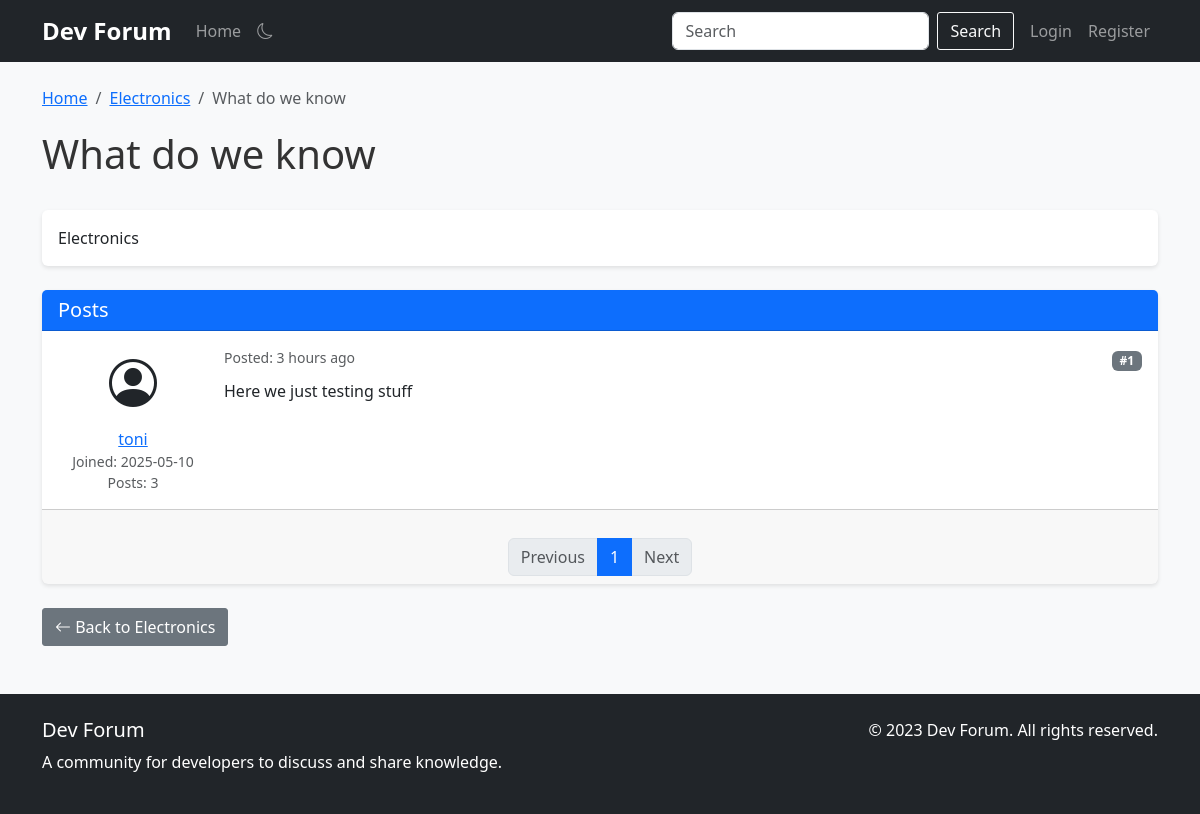
The page /topic/1/page/1 on the database as committed earlier.
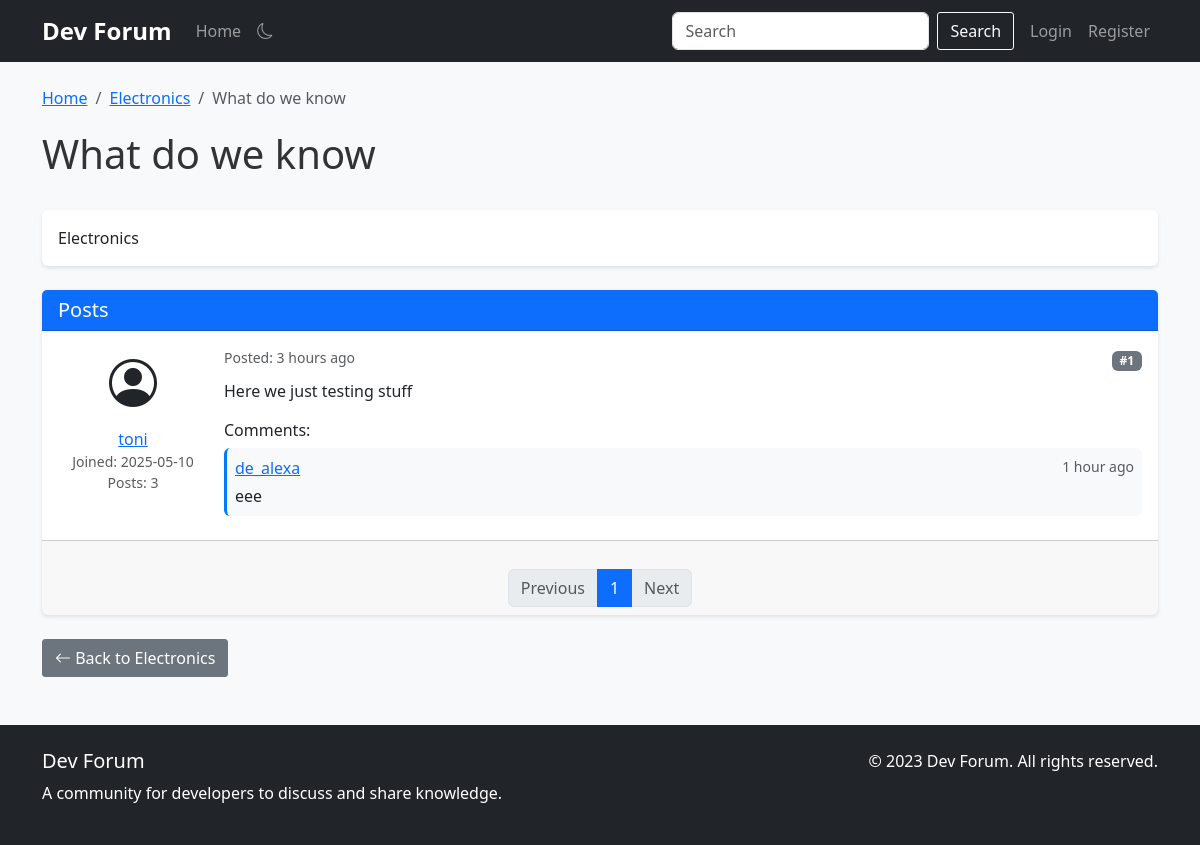
The same page on the database as committed later.
### app.py (models this page shows, shortened)
class Category(db.Model):
    id = db.Column(db.Integer, primary_key=True)
    name = db.Column(db.String(100), nullable=False, index=True)
    description = db.Column(db.Text, nullable=True)
    topics = db.relationship('Topic', backref='category', lazy='dynamic', cascade='all, delete-orphan')

class Topic(db.Model):
    id = db.Column(db.Integer, primary_key=True)
    title = db.Column(db.String(100), nullable=False, index=True)
    description = db.Column(db.Text, nullable=True)
    created_at = db.Column(db.DateTime, default=datetime.utcnow, index=True)
    category_id = db.Column(db.Integer, db.ForeignKey('category.id'), nullable=False, index=True)
    posts = db.relationship('Post', backref='topic', lazy='dynamic', cascade='all, delete-orphan')

class Post(db.Model):
    id = db.Column(db.Integer, primary_key=True)
    content = db.Column(db.Text, nullable=False)
    created_at = db.Column(db.DateTime, default=datetime.utcnow, index=True)
    updated_at = db.Column(db.DateTime, default=datetime.utcnow, onupdate=datetime.utcnow)
    user_id = db.Column(db.Integer, db.ForeignKey('user.id'), nullable=False, index=True)
    topic_id = db.Column(db.Integer, db.ForeignKey('topic.id'), nullable=False, index=True)
    comments = db.relationship('Comment', backref='post', lazy='dynamic', cascade='all, delete-orphan')

class User(db.Model, UserMixin):
    id = db.Column(db.Integer, primary_key=True)
    username = db.Column(db.String(80), unique=True, nullable=False, index=True)
    email = db.Column(db.String(120), unique=True, nullable=False, index=True)
    password_hash = db.Column(db.String(128))
    bio = db.Column(db.Text, nullable=True)
    join_date = db.Column(db.DateTime, default=datetime.utcnow, index=True)
    is_admin = db.Column(db.Boolean, default=False)
    posts = db.relationship('Post', backref='author', lazy='dynamic', cascade='all, delete-orphan')
    comments = db.relationship('Comment', backref='author', lazy='dynamic', cascade='all, delete-orphan')

class Comment(db.Model):
    id = db.Column(db.Integer, primary_key=True)
    content = db.Column(db.Text, nullable=False)
    created_at = db.Column(db.DateTime, default=datetime.utcnow, index=True)
    updated_at = db.Column(db.DateTime, default=datetime.utcnow, onupdate=datetime.utcnow)
    user_id = db.Column(db.Integer, db.ForeignKey('user.id'), nullable=False, index=True)
    post_id = db.Column(db.Integer, db.ForeignKey('post.id'), nullable=False, index=True)

### app.py (the view)
@app.route('/topic/<int:topic_id>')
@app.route('/topic/<int:topic_id>/page/<int:page>')
@cache.cached(timeout=30, query_string=True)
def topic(topic_id, page=1):
    topic = Topic.query.get_or_404(topic_id)
    posts = Post.query.filter_by(topic_id=topic_id).order_by(Post.created_at).paginate(
        page=page, per_page=app.config['POSTS_PER_PAGE'], error_out=False)
    return render_template('topic.html', topic=topic, posts=posts)

### app.py (called while the page is built)
@app.template_filter('nl2br')
def nl2br(value):
    if value:
        value = str(value)
        return Markup(value.replace('\n', '<br>'))
    return value

@app.template_filter('time_since')
def time_since(dt):
    now = datetime.utcnow()
    diff = now - dt
    if diff.days > 365:
        years = diff.days // 365
        return f"{years} year{'s' if years > 1 else ''} ago"
    elif diff.days > 30:
        months = diff.days // 30
        return f"{months} month{'s' if months > 1 else ''} ago"
    elif diff.days > 0:
        return f"{diff.days} day{'s' if diff.days > 1 else ''} ago"
    elif diff.seconds > 3600:
        hours = diff.seconds // 3600
        return f"{hours} hour{'s' if hours > 1 else ''} ago"
    elif diff.seconds > 60:
        minutes = diff.seconds // 60
        return f"{minutes} minute{'s' if minutes > 1 else ''} ago"
    else:
        return "just now"

@app.context_processor
def utility_processor():
    def recent_topics(limit=5):
        return Topic.query.order_by(Topic.created_at.desc()).limit(limit).all()
    def recent_posts(limit=5):
        return Post.query.order_by(Post.created_at.desc()).limit(limit).all()
    def user_count():
        return User.query.count()
    def topic_count():
        return Topic.query.count()
    def post_count():
        return Post.query.count()
    return {
        'recent_topics': recent_topics,
        'recent_posts': recent_posts,
        'user_count': user_count,
        'topic_count': topic_count,
        'post_count': post_count
    }

### templates/topic.html (shortened to what this page needs)
{% extends "base.html" %}
{% block content %}
<div class="row">
    <div class="col-md-12">
        <nav aria-label="breadcrumb">
            <ol class="breadcrumb">
                <li class="breadcrumb-item"><a href="{{ url_for('index') }}">Home</a></li>
                <li class="breadcrumb-item"><a href="{{ url_for('category', category_id=topic.category_id) }}">{{ topic.category.name }}</a></li>
                <li class="breadcrumb-item active" aria-current="page">{{ topic.title }}</li>
            </ol>
        </nav>
        <div class="d-flex justify-content-between align-items-center mb-4">
            <h1>{{ topic.title }}</h1>
        </div>
        {% if topic.description %}
        <div class="card mb-4">
            <div class="card-body">
                <p class="mb-0">{{ topic.description }}</p>
            </div>
        </div>
        {% endif %}
        <div class="card mb-4">
            <div class="card-header bg-primary text-white">
                <h5 class="mb-0">Posts</h5>
            </div>
            <div class="card-body p-0">
                {% for post in posts.items %}
                <div class="post p-3 {% if not loop.last %}border-bottom{% endif %}">
                    <div class="d-flex">
                        <div class="flex-shrink-0 me-3 text-center" style="width: 150px;">
                            <div class="mb-2">
                                <i class="bi bi-person-circle" style="font-size: 3rem;"></i>
                            </div>
                            <div>
                                <a href="{{ url_for('profile', username=post.author.username) }}">{{ post.author.username }}</a>
                            </div>
                            <div class="text-muted small">
                                Joined: {{ post.author.join_date.strftime('%Y-%m-%d') }}
                            </div>
                            <div class="text-muted small">
                                Posts: {{ post.author.posts.count() }}
                            </div>
                        </div>
                        <div class="flex-grow-1">
                            <div class="d-flex justify-content-between mb-2">
                                <div class="text-muted small">
                                    Posted: {{ post.created_at|time_since }}
                                </div>
                                <div>
                                    <span class="badge bg-secondary">#{{ (posts.page - 1) * posts.per_page + loop.index }}</span>
                                </div>
                            </div>
                            <div class="post-content mb-3">
                                {{ post.content|nl2br }}
                            </div>
                            {% if post.comments.count() > 0 %}
                            <div class="comments mt-3">
                                <h6>Comments:</h6>
                                {% for comment in post.comments %}
                                <div class="comment p-2 mb-2 bg-light rounded">
                                    <div class="d-flex justify-content-between mb-1">
                                        <div>
                                            <a href="{{ url_for('profile', username=comment.author.username) }}">{{ comment.author.username }}</a>
                                        </div>
                                        <div class="text-muted small">
                                            {{ comment.created_at|time_since }}
                                        </div>
                                    </div>
                                    <div>{{ comment.content }}</div>
                                </div>
                                {% endfor %}
                            </div>
                            {% endif %}
                        </div>
                    </div>
                </div>
                {% else %}
                <div class="p-3">
                    <p class="mb-0">No posts found in this topic.</p>
                </div>
                {% endfor %}
            </div>
            {% if posts.items %}
            <div class="card-footer">
                <nav aria-label="Posts pagination">
                    <ul class="pagination justify-content-center mb-0">
                        {% if posts.has_prev %}
                        <li class="page-item">
                            <a class="page-link" href="{{ url_for('topic', topic_id=topic.id, page=posts.prev_num) }}">Previous</a>
                        </li>
                        {% else %}
                        <li class="page-item disabled">
                            <span class="page-link">Previous</span>
                        </li>
                        {% endif %}
                        {% for page_num in posts.iter_pages(left_edge=1, right_edge=1, left_current=2, right_current=2) %}
                            {% if page_num %}
                                {% if page_num == posts.page %}
                                <li class="page-item active">
                                    <span class="page-link">{{ page_num }}</span>
                                </li>
                                {% else %}
                                <li class="page-item">
                                    <a class="page-link" href="{{ url_for('topic', topic_id=topic.id, page=page_num) }}">{{ page_num }}</a>
                                </li>
                                {% endif %}
                            {% else %}
                                <li class="page-item disabled">
                                    <span class="page-link">...</span>
                                </li>
                            {% endif %}
                        {% endfor %}
                        {% if posts.has_next %}
                        <li class="page-item">
                            <a class="page-link" href="{{ url_for('topic', topic_id=topic.id, page=posts.next_num) }}">Next</a>
                        </li>
                        {% else %}
                        <li class="page-item disabled">
                            <span class="page-link">Next</span>
                        </li>
                        {% endif %}
                    </ul>
                </nav>
            </div>
            {% endif %}
        </div>
        <div class="mt-3">
            <a href="{{ url_for('category', category_id=topic.category_id) }}" class="btn btn-secondary">
                <i class="bi bi-arrow-left"></i> Back to {{ topic.category.name }}
            </a>
        </div>
    </div>
</div>
{% endblock %}

### templates/base.html (shortened to what this page needs)
<!DOCTYPE html>
<html lang="en">
<head>
    <link href="https://cdn.jsdelivr.net/npm/bootstrap@5.3.0-alpha1/dist/css/bootstrap.min.css" rel="stylesheet">
    <link rel="stylesheet" href="https://cdn.jsdelivr.net/npm/bootstrap-icons@1.10.3/font/bootstrap-icons.css">
    <link rel="stylesheet" href="{{ url_for('static', filename='css/style.css') }}">
</head>
<body>
    <nav class="navbar navbar-expand-lg navbar-dark bg-dark">
        <div class="container">
            <a class="navbar-brand" href="{{ url_for('index') }}">Dev Forum</a>
            <div class="collapse navbar-collapse" id="navbarNav">
                <ul class="navbar-nav me-auto">
                    <li class="nav-item">
                        <a class="nav-link" href="{{ url_for('index') }}">Home</a>
                    </li>
                </ul>
                <form class="d-flex me-2" action="{{ url_for('search') }}" method="get">
                    <input class="form-control me-2" type="search" name="query" placeholder="Search" aria-label="Search">
                    <button class="btn btn-outline-light" type="submit">Search</button>
                </form>
                <ul class="navbar-nav">
                    {% if current_user.is_authenticated %}
                    <li class="nav-item dropdown">
                        <a class="nav-link dropdown-toggle" href="#" id="navbarDropdown" role="button" data-bs-toggle="dropdown" aria-expanded="false">
                            {{ current_user.username }}
                        </a>
                        <ul class="dropdown-menu dropdown-menu-end" aria-labelledby="navbarDropdown">
                            <li><a class="dropdown-item" href="{{ url_for('profile', username=current_user.username) }}">Profile</a></li>
                            <li><a class="dropdown-item" href="{{ url_for('messages') }}">Messages</a></li>
                            <li><hr class="dropdown-divider"></li>
                            <li><a class="dropdown-item" href="{{ url_for('logout') }}">Logout</a></li>
                        </ul>
                    </li>
                    {% else %}
                    <li class="nav-item">
                        <a class="nav-link" href="{{ url_for('login') }}">Login</a>
                    </li>
                    <li class="nav-item">
                        <a class="nav-link" href="{{ url_for('register') }}">Register</a>
                    </li>
                    {% endif %}
                </ul>
            </div>
        </div>
    </nav>
    <div class="container mt-4">
        {% block content %}{% endblock %}
    </div>
    <footer class="bg-dark text-white mt-5 py-4">
        <div class="container">
            <div class="row">
                <div class="col-md-6">
                    <h5>Dev Forum</h5>
                    <p>A community for developers to discuss and share knowledge.</p>
                </div>
                <div class="col-md-6 text-md-end">
                    <p>&copy; 2023 Dev Forum. All rights reserved.</p>
                </div>
            </div>
        </div>
    </footer>
</body>
</html>

### static/css/style.css (style rules this page uses)
body { font-family: 'Segoe UI', Tahoma, Geneva, Verdana, sans-serif; background-color: #f8f9fa; color: #333; }
.navbar-brand { font-weight: bold; font-size: 1.5rem; }
.card { box-shadow: 0 2px 4px rgba(0, 0, 0, 0.1); border: none; margin-bottom: 20px; }
.card-header { font-weight: bold; }
.post { position: relative; }
.post-content { line-height: 1.6; }
.comment { border-left: 3px solid #007bff; }
footer { margin-top: 50px; }
.breadcrumb { background-color: transparent; padding: 0; margin-bottom: 20px; }
.btn { border-radius: 3px; }
.pagination { justify-content: center; margin-top: 20px; }

Rows that differ between the two databases and show on the page:
shown differently, row unchanged: Post "Here we just testing stuff": now shows "Comments:"
added Comment: author.username "de_alexa", created_at "1 hour ago", content "eee"
